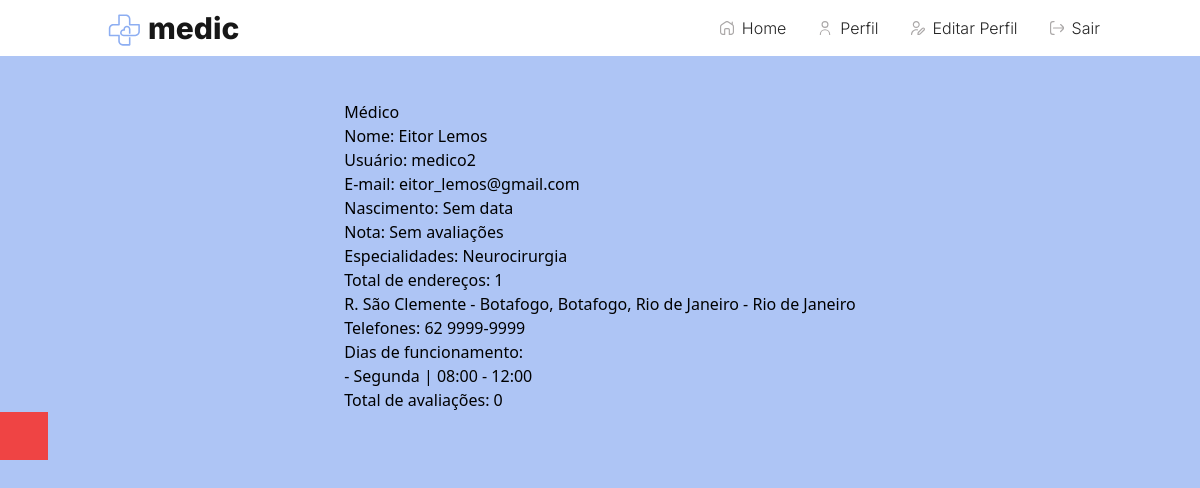
Screenshot of /profile/ (signed in) with the database file from the repository.
### medicSearch/models/profile.py (models this page shows, shortened)
class Profile(models.Model):
    user = models.OneToOneField(User, on_delete=models.CASCADE)
    role = models.IntegerField(choices=ROLE_CHOICE, default=3)
    birthday = models.DateField(default=None, null=True, blank=True)
    created_at = models.DateTimeField(auto_now_add=True)
    updated_at = models.DateTimeField(auto_now=True)
    token = models.CharField(max_length=255, null=True, blank=True)
    image = models.ImageField(null=True, blank=True)
    favorites = models.ManyToManyField(User, null=True, blank=True, related_name='favorites')
    specialties = models.ManyToManyField(speciality, null=True, blank=True, related_name='specialties')
    addresses = models.ManyToManyField(address, null=True, blank=True, related_name='addresses')
    def show_scoring_average(self):
        from .rating import rating
        try:
            ratings = rating.objects.filter(user_rated=self.user).aggregate(Sum('value'),
                                                                            Count('user'))
            if ratings['user__count'] > 0:
                scoring_average = ratings['value__sum'] / ratings['user__count']
                scoring_average = round(scoring_average, 2)
                return scoring_average
            return 'Sem avaliações'
        except:
            return 'Sem avaliações'
    def show_favorites(self):
        ids = [result.id for result in self.favorites.all()]
        return Profile.objects.filter(user__id__in=ids)
    def show_ratings(self):
        from .rating import rating
        return rating.objects.filter(user_rated=self.user)

### medicSearch/models/speciality.py (models this page shows)
class speciality(models.Model):
    name = models.CharField(null=False, max_length=100)
    status = models.BooleanField(default=True)
    created_at = models.DateTimeField(auto_now_add=True)
    updated_at = models.DateTimeField(auto_now=True)
    def __str__(self):
        return '{}'.format(self.name)

### medicSearch/models/address.py (models this page shows, shortened)
class address(models.Model):
    neighborhood = models.ForeignKey(neighborhood, null=True,
related_name='neighborhood', on_delete=models.SET_NULL)
    name = models.CharField(null=False, max_length=100)
    address = models.CharField(null=False, max_length=255)
    latitude = models.DecimalField(max_digits=9, decimal_places=7)
    longitude = models.DecimalField(max_digits=9, decimal_places=7)
    opening_time = models.TimeField()
    closing_time = models.TimeField()
    days_week = models.ManyToManyField(dayWeek, blank=True,
related_name='days_week')
    phone = models.CharField(null=True, blank=True, max_length=50)
    status = models.BooleanField(default=True)
    created_at = models.DateTimeField(auto_now_add=True)
    updated_at = models.DateTimeField(auto_now=True)

### medicSearch/models/neighborhood.py (models this page shows, shortened)
class neighborhood(models.Model):
    city = models.ForeignKey(city, null=True, related_name='city',
on_delete=models.SET_NULL)
    name = models.CharField(null=False, max_length=20)
    status = models.BooleanField(default=True)
    created_at = models.DateTimeField(auto_now_add=True)
    updated_at = models.DateTimeField(auto_now=True)

### medicSearch/models/city.py (models this page shows)
class city(models.Model):
    state = models.ForeignKey(state, null=True, related_name='state',
on_delete= models.SET_NULL)
    name = models.CharField(null=False, max_length=20)
    status = models.BooleanField(default=True)
    created_at = models.DateTimeField(auto_now_add=True)
    updated_at = models.DateTimeField(auto_now=True)
    def __str__(self):
        return '{} - {}'.format(self.name, self.state)

### medicSearch/models/state.py (models this page shows)
class state(models.Model):
    name = models.CharField(null=False, max_length=20)
    status = models.BooleanField(default=True)
    created_at = models.DateTimeField(auto_now_add=True)
    updated_at = models.DateTimeField(auto_now=True)
    def __str__(self):
        return '{}'.format(self.name)

### medicSearch/models/dayWeek.py (models this page shows, shortened)
class dayWeek(models.Model):
    name = models.CharField(null=False, max_length=20)
    status = models.BooleanField(default=True)
    created_at = models.DateTimeField(auto_now_add=True)
    updated_at = models.DateTimeField(auto_now=True)

### medicSearch/views/profileView.py (the view)
def list_profile_view(request, id=None):
    profile = None
    if id is None and request.user.is_authenticated:
        profile = Profile.objects.filter(user=request.user).first()
    elif id is not None:
        profile = Profile.objects.filter(user__id=id).first()
    elif not  request.user.is_authenticated:
        return redirect(to='/')
    favorites = profile.show_favorites()
    if len(favorites) > 0:
        paginator = Paginator(favorites, 8)
        page = request.GET.get('page')
        favorites = paginator.get_page(page)
    ratings = profile.show_ratings()
    if len(ratings) > 0:
        paginator = Paginator(ratings, 8)
        page = request.GET.get('page')
        ratings = paginator.get_page(page)
    context = {
        'profile': profile,
        'favorites': favorites,
        'ratings': ratings,
    }
    return render(request, template_name='profile.html',
context=context, status=200)

### medicSearch/templates/profile.html (shortened to what this page needs)
{% extends 'base.html' %}
{% load static %}
{% block content %}
<div>
    <div>
        <div>
            <div>
                {% if profile.role == 1 %}
                <p>
                <i></i>Administrador</p>
                {% elif profile.role == 2 %}
                <p>
                 Médico </p>
                {% else %}
                <p>
                <i></i> Paciente </p>
                {% endif %}
                <ul>
                    <li> Nome:
                        {{profile.user.get_full_name | default:'Sem nome'}}</li>
                    <li> Usuário:
                        {{profile.user.username | default:'Sem usuário'}}</li>
                    <li> E-mail:
                        {{profile.user.email | default:'Sem e-mail'}}</li>
                    <li> Nascimento:
                        {{profile.birthday | date:'d/m/Y' | default:'Sem data'}}</li>
                    {% if profile.role == 2 %}
                    <li> Nota:
                        {{profile.show_scoring_average}}</li>
                    <li> Especialidades:
                        {{profile.specialties.all | join:','}}</li>
                    {% endif %}
                </ul>
            </div>
                {% if profile.role == 1 or profile.role == 3 %}
                <div></div>
                <div> Total de favoritos: {{favorites | length}}</div>
                {% if request.GET.msg %}
                <div>{{ request.GET.msg }}
            </div>
                {% endif %}
                <div>
                    {% for favorite in favorites %}
                    <div>
                        <div>
                            <div style='background-image:
                            url('/media/{{favorite.image}}');'></div>
                            <div>
                                <h5>
                                    {{favorite.user.get_full_name}}</h5>
                                <h6> Nota:
                                    {{favorite.show_scoring_average}} <i></i></h6>
                                <ul>
                                    {% for speciality in favorite.specialties.all %}
                                        <li>{{speciality}}</li>
                                    {% endfor %}
                                </ul>
                                <div>
                                    {{favorite.addresses.first.address | default:'Nenhum endereço.'
                                    | slice:':15'}}...
                                </div>
                                <a href={% url 'profile' favorite.id %}> Ver médico </a>
                                {% if user.is_authenticated %}
                                <form method='POST' action={% url 'medic-favorite-remove' %}>
                                    {% csrf_token %}
                                    <input type='hidden' value='{{favorite.id}}' name='id'>
                                    <input type='hidden' value='{{request.GET.page}}' name='page'>
                                    <button type='submit' class='btn btn-danger btn-card'><i class='fa fa-heart'>
                                    </i> Remover </button>
                                </form>
                                {% endif %}
                            </div>
                        </div>
                    </div>
                    {% endfor %}
                </div>
                <div>
                    <nav aria-label='Page navigation' class='navigation'>
                        <ul>
                            {% if favorites.has_previous %}
                                <li>
                                <a href='?page=1'>&laquo; Primeiro</a></li>
                                <li>
                                <a href='?page={{ favorites.previous_page_number }}'> Anterior </a></li>
                            {% endif %}
                                <li>
                                <a href='#'> Página {{ favorites.number }} de {{ favorites.paginator.num_pages }}.
                                </a></li>
                            {% if favorites.has_next %}
                                <li>
                                <a href='?page={{ favorites.next_page_number }}'> Próximo <a/></li>
                                <li>
                                <a href='?page={{ favorites.paginator.num_pages }}'> Último &raquo;<a/></li>
                            {% endif %}
                        </ul>
                    </nav>
                </div>
            </div>
                {% else %}
                    <div role='alert'> Total de endereços: {{profile.addresses.all | length}}</div>
                    <div>
                    {% for address in profile.addresses.all %}
                    <div>
                        <div>
                            <div>
                                <h5>{{address.address}},
                                    {{address.neighborhood.name}}, {{address.neighborhood.city}}</h5>
                                <h6> Telefones:
                                    {{address.phone}}</h6>
                                <ul>
                                    <li> Dias de funcionamento: </li>
                                        {% for day in address.days_week.all %}
                                    <li> - {{day.name}} | {{address.opening_time}} -
                                        {{address.closing_time}}</li>
                        {% endfor %}
                    </ul>
                    </div>
                </div>
            </div>
            {% endfor %}
        </div>
    </div>
                    <div> Total de avaliações: {{ ratings | length }}</div>
            </div>
                {% endif %}
            </div>
        </div>
<div class="w-12 h-12 bg-red-500"></div>
{% endblock %}

### rows the page displays
Profile: user.get_full_name "Eitor Lemos", user.username "medico2", user.email "eitor_lemos@gmail.com", birthday "Sem data", show_scoring_average "Sem avaliações", specialties.all "Neurocirurgia", addresses.all|length "1"
address: address "R. São Clemente - Botafogo", neighborhood.name "Botafogo", neighborhood.city "Rio de Janeiro - Rio de Janeiro", phone "62 9999-9999", opening_time "08:00", closing_time "12:00"
dayWeek: name "Segunda"

### other values shown
{{ ratings | length }} "0"
